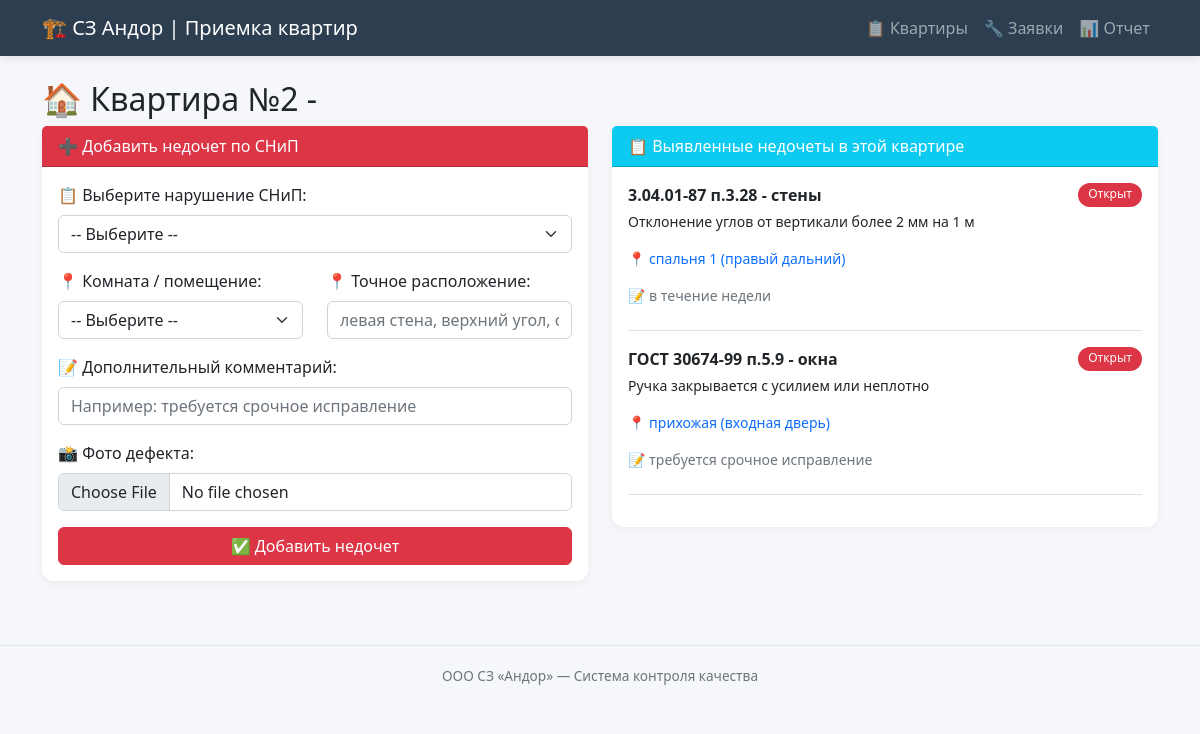
Before: /flat/542 with the older database file.
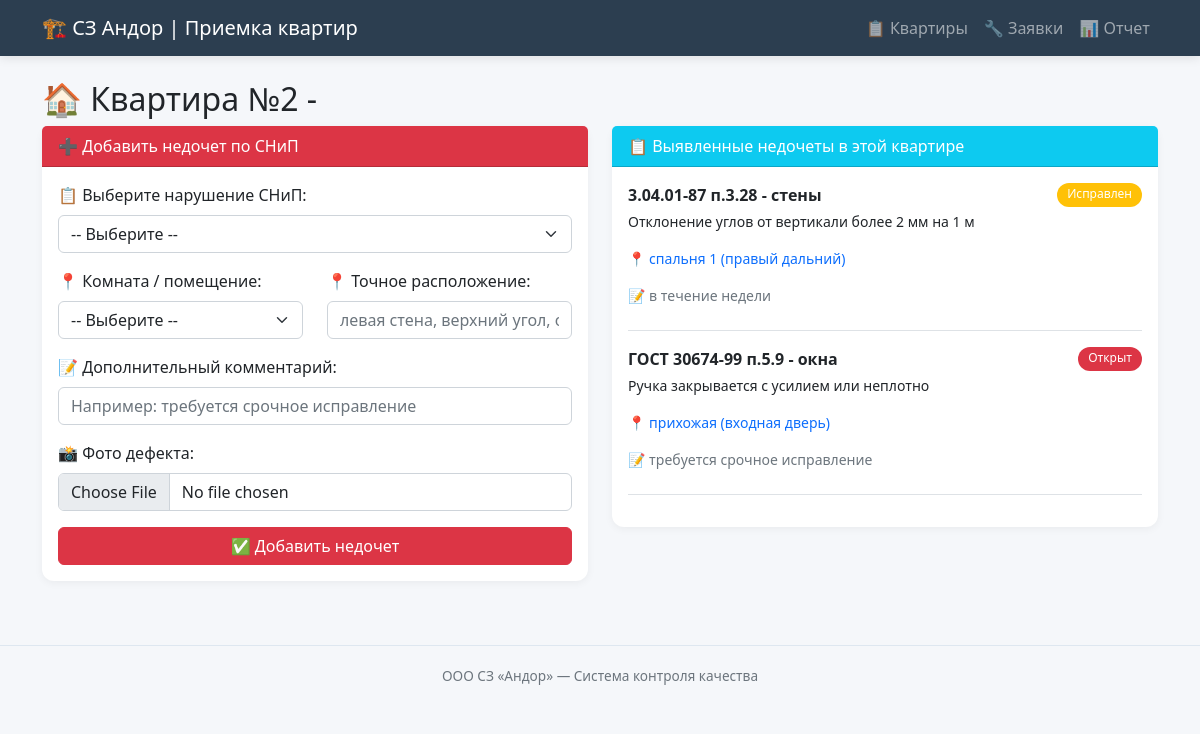
After: the same page with the newer database file.
### tables this page shows
CREATE TABLE defects (
            id INTEGER PRIMARY KEY AUTOINCREMENT,
            flat_id INTEGER NOT NULL,
            snip_defect_id INTEGER NOT NULL,
            room TEXT,
            location_detail TEXT,
            comment TEXT,
            photo_path TEXT,
            status TEXT DEFAULT 'open',
            created_at TIMESTAMP,
            fixed_at TIMESTAMP,
            FOREIGN KEY (flat_id) REFERENCES flats(id),
            FOREIGN KEY (snip_defect_id) REFERENCES snip_defects(id)
        );

CREATE TABLE snip_defects (
            id INTEGER PRIMARY KEY AUTOINCREMENT,
            code TEXT NOT NULL,
            category TEXT NOT NULL,
            description TEXT NOT NULL,
            severity TEXT NOT NULL
        );

### app.py (the view)
@app.route('/flat/<int:flat_id>')
def flat(flat_id):
    conn = get_db()
    flat = conn.execute('SELECT * FROM flats WHERE id = ?', (flat_id,)).fetchone()
    defects = conn.execute('''
        SELECT d.*, s.code, s.category, s.description, s.severity
        FROM defects d
        JOIN snip_defects s ON d.snip_defect_id = s.id
        WHERE d.flat_id = ?
        ORDER BY d.created_at DESC
    ''', (flat_id,)).fetchall()
    snip_defects = conn.execute('SELECT * FROM snip_defects ORDER BY category, code').fetchall()
    conn.close()
    return render_template('flat.html', flat=flat, defects=defects, snip_defects=snip_defects)

### app.py (called while the page is built)
def get_db():
    conn = sqlite3.connect(DB_PATH)
    conn.row_factory = sqlite3.Row
    return conn

### templates/flat.html (shortened to what this page needs)
{% extends "base.html" %}
{% block content %}
<h2>🏠 Квартира №{{ flat.number }} - {{ flat.building }}</h2>
<div class="row">
    <div class="col-md-6">
        <div class="card mb-4">
            <div class="card-header bg-danger text-white">
                ➕ Добавить недочет по СНиП
            </div>
            <div class="card-body">
                <form method="POST" action="/add_defect" enctype="multipart/form-data">
                    <div class="mb-3">
                        <label class="form-label">📋 Выберите нарушение СНиП:</label>
                        <select name="snip_defect_id" class="form-select" required>
                            <option value="">-- Выберите --</option>
                        </select>
                    </div>
                    <div class="row mb-3">
                        <div class="col-md-6">
                            <label class="form-label">📍 Комната / помещение:</label>
                            <select name="room" class="form-select" required>
                                <option value="">-- Выберите --</option>
                            </select>
                        </div>
                        <div class="col-md-6">
                            <label class="form-label">📍 Точное расположение:</label>
                            <input type="text" name="location_detail" class="form-control" placeholder="левая стена, верхний угол, около розетки...">
                        </div>
                    </div>
                    <div class="mb-3">
                        <label class="form-label">📝 Дополнительный комментарий:</label>
                        <input type="text" name="comment" class="form-control" placeholder="Например: требуется срочное исправление">
                    </div>
                    <div class="mb-3">
                        <label class="form-label">📸 Фото дефекта:</label>
                        <input type="file" name="photo" class="form-control" accept="image/*" capture="environment">
                    </div>
                    <button type="submit" class="btn btn-danger w-100">✅ Добавить недочет</button>
                </form>
            </div>
        </div>
    </div>
    <div class="col-md-6">
        <div class="card">
            <div class="card-header bg-info text-white">
                📋 Выявленные недочеты в этой квартире
            </div>
            <div class="card-body" style="max-height: 500px; overflow-y: auto;">
                {% if defects %}
                    {% for d in defects %}
                    <div class="border-bottom mb-3 pb-2">
                        <div class="d-flex justify-content-between">
                            <strong class="{% if d.severity == 'critical' %}critical{% endif %}">
                                {{ d.code }} - {{ d.category }}
                            </strong>
                            <span class="badge {% if d.status == 'open' %}bg-danger{% elif d.status == 'fixed' %}bg-warning{% else %}bg-success{% endif %}">
                                {{ {'open':'Открыт','fixed':'Исправлен','closed':'Закрыт'}[d.status] }}
                            </span>
                        </div>
                        <p class="small mt-1">{{ d.description }}</p>
                        {% if d.room %}
                            <p class="small text-primary">📍 {{ d.room }}{% if d.location_detail %} ({{ d.location_detail }}){% endif %}</p>
                        {% endif %}
                        {% if d.comment %}<p class="small text-muted">📝 {{ d.comment }}</p>{% endif %}
                    </div>
                    {% endfor %}
                {% else %}
                    <p class="text-success">✅ Недочетов нет. Квартира готова к передаче!</p>
                {% endif %}
            </div>
        </div>
    </div>
</div>
{% endblock %}

Changed rows visible on the page:
changed defects "спальня 1": status "Открыт" → "Исправлен"
